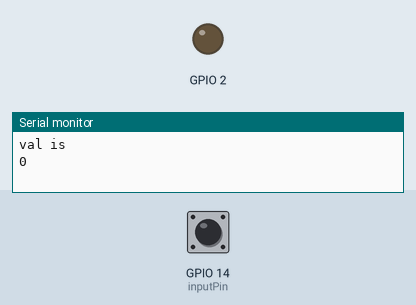
Simulated run of this sketch. Board: ESP8266 (NodeMCU). Shown: output pins drawn as LEDs (lit = HIGH, except the on-board LED, lit = LOW), the last lines printed to the serial monitor. Inputs (shaded band) come from the test bench; at power-on: GPIO 14 (inputPin) LOW. WiFi joins after 1.5 s; servers stay silent unless stated.

Above: at 0.7 s.
At 2.7 s:
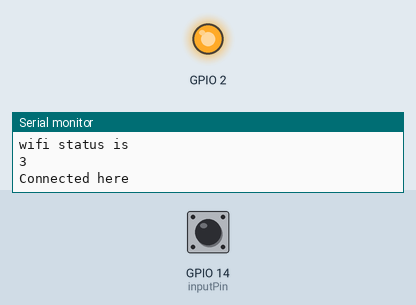
2.8 s: GPIO 14 (inputPin) pulsed HIGH 2 times (0.12 s each, 0.3 s apart)
Timing chart, 0 to 5.8 s (numbered marks = the images above; inputs shaded):
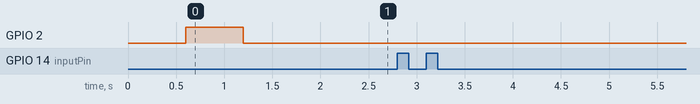

The sketch:

finalSketch.ino
```cpp
#include <ESP8266WiFi.h>          //https://github.com/esp8266/Arduino
#include <DNSServer.h>            //needed for library
#include <ESP8266WebServer.h>
#include <WiFiManager.h>          //https://github.com/tzapu/WiFiManager
#include <Ticker.h>               //for LED status

Ticker ticker;
int val = 0;  //flag indicating button pressed (interrupt)
int inputPin = 14; //connected to the input

void tick(){
  //toggle state
  int state = digitalRead(BUILTIN_LED);  // get the current state of GPIO1 pin
  digitalWrite(BUILTIN_LED, !state);     // set pin to the opposite state
}

void userInterrupt(){
  val = 1;  //flag indicating pin HIGH
}

//gets called when WiFiManager enters configuration mode
void configModeCallback (WiFiManager *myWiFiManager){
  Serial.println("Entered config mode");
  Serial.println(WiFi.softAPIP());
  //if you used auto generated SSID, print it
  Serial.println(myWiFiManager->getConfigPortalSSID());
  //entered config mode, make led toggle faster
  ticker.attach(0.2, tick); //indicates Access Point mode
}

void setup(){
  // put your setup code here, to run once:
  Serial.begin(115200);
  Serial.println("val is");
  Serial.println(val);  //debugging - current input val at the start
  //set led pin as output
  pinMode(BUILTIN_LED, OUTPUT);
  // start ticker with 0.5 because we start in AP mode and try to connect
  ticker.attach(0.6, tick); //connecting...
  attachInterrupt(inputPin, userInterrupt, RISING);

  //WiFiManager
  //Local intialization. Once its business is done, there is no need to keep it around
  WiFiManager wifiManager;
  //reset settings - for testing
  //wifiManager.resetSettings();
  //wifiManager.myReset();

  //set callback that gets called when connecting to previous WiFi fails, and enters Access Point mode
  wifiManager.setAPCallback(configModeCallback);

  //fetches ssid and pass and tries to connect
  //if it does not connect it starts an access point with the specified name
  //here  "AutoConnectAP"
  //and goes into a blocking loop awaiting configuration
  if (!wifiManager.autoConnect()) {
    Serial.println("failed to connect and hit ti meout");
    //reset and try again, or maybe put it to deep sleep
    ESP.reset();
    delay(1000);
  }

  //if you get here you have connected to the WiFi
  Serial.println("connected...yeey :)");
  ticker.detach();
  //keep LED on
  digitalWrite(BUILTIN_LED, LOW);
}

void loop() {
  WiFiManager wifiManager; //declaring an object to access the Wifimanager functions

  if(val == 1){ //implies that the button was pressed, should clear ssid and pw and become an AP
     Serial.println("post interrupt in the loop"); //debug
     WiFi.disconnect(true); //this clears ssid/password
     delay(1000); //required
     val = 0; //undo the flag so that doesn't enter this condition again
     Serial.println("wifi ssid now ");
     Serial.println(WiFi.SSID()); //debug , should be empty
     if(WiFi.SSID() == "" || WiFi.SSID() == NULL){
        ticker.attach(0.2, tick); // to indicate access point set up
     }
     wifiManager.autoConnect();// getting back into the AP setup :)
   }

  Serial.println("wifi status is ");
  Serial.println(WiFi.status()); //debug
  if(WiFi.status()!=WL_CONNECTED){
    Serial.println("failed to connect, retrying ");
    ticker.attach(0.6, tick); //looking for network
  }
  else{
    Serial.println("Connected here");
    ticker.detach();
    digitalWrite(BUILTIN_LED, LOW); //implies no ticking - connected
  }
  wifiManager.checkConnection(); //keeps checking for the network in each interval to look for disconnectivity, if it occurs
  delay(5000); //neat :)
}
```
